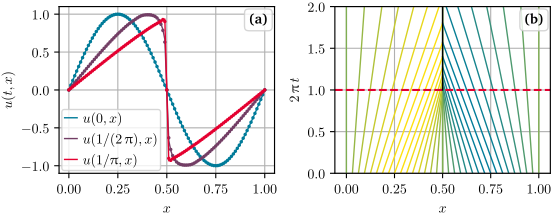

Recreate this plot in Python.
# -*- coding: utf-8 -*-
"""
@author Martin Jakob Steil
@data 2023-08-07T15:49
@brief Plot (flow) for the inviscid bateman burgers equation (bbe)
"""

import sys, os
sys.path.append(os.path.join(os.path.dirname(__file__), '../../graphics/'))
from plot_utils import *

import numpy as np
import json

## ************ Data import and processing ************ ##

with open('bbe_flow.json') as json_file:
    data = json.load(json_file)

with open('bbe_characteristics.json') as json_file:
    rawChar = json.load(json_file)
dataChar=rawChar['data']
tcChar=rawChar['tc']
    
## ************ Figure ************ ##
fig, ((ax00, ax01)) = plt.subplots(1, 2, sharey=False)
fig.subplots_adjust(hspace=0.025)  # adjust space between axes
# *------*------*
# | ax00 | ax01 |
# *------*------*

#ax00
t0=min(data['ti'])
t1=max(data['ti'])
dt=t1-t0
c=get_color_list(colors[0],colors[1],101)
cP1=[c[math.ceil((t-t0)/dt*100)] for t in data['ti']]

plot_styles={'linewidth': 1.,'linestyle':'-'}
point_styles={'linestyle': 'none','marker': '.','markersize': 3}

for i in range(len(cP1)):
    ax00.plot(data['xi'],data['uitRef'][i],color=cP1[i],label=data['labels'][i],**plot_styles)
    ax00.plot(data['xi'],data['uit'][i],color=cP1[i],**point_styles)  

ax00.set_ylim(-1.1,1.1)
ax00.set_ylabel("$u(t,x)$")
ax00.set_xlabel("$x$")
# ax00.set_xlim(0,1)
ax00.legend(numpoints=1,loc='lower left')

c=get_color_list(colors[0],colors[3],101)  

#ax01
for i in range(len(dataChar)):
    ci=[c[math.floor((l+1)/2*100)] for l in dataChar[i][0]]
    ax01.plot(np.array(dataChar[i][1][1]),np.array(dataChar[i][1][0])/tcChar,color=ci[0],**plot_styles) 
    ax01.plot(np.array(dataChar[i][1][2]),np.array(dataChar[i][1][0])/tcChar,color=ci[1],**plot_styles) 
 

ax01.set_ylim(0,2)
ax01.set_ylabel("$2\,\\uppi\,t$")
ax01.set_xlim(-.06,1.06)
ax01.set_xlabel("$x$")

ax01.axhline(y = 1, color = colors[1], linestyle='--',linewidth=1.5)

ax01.plot([0.5,0.5],[1,2],color='black',**plot_styles)

# Subplot marker
ax00.text(0.97, 0.88, '\\textbf{(a)}',
          horizontalalignment='right', verticalalignment='bottom', transform=ax00.transAxes,
          bbox=end_box_style)


ax01.text(0.97, 0.88, '\\textbf{(b)}',
          horizontalalignment='right', verticalalignment='bottom', transform=ax01.transAxes,
          bbox=end_box_style)
# Export
set_height_twoCol(fig, height=5.5)

save_plot(fig, 'bbe_flow.pdf')
